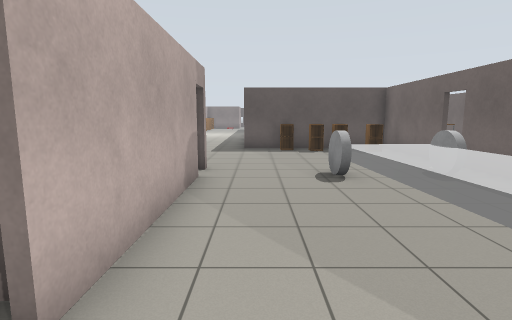
view 1 (above)

24 first-person views from a walk through a robot-simulator world made for Gazebo. The camera is 1.3 m above the floor, tilts 8° down and sees 80° across. The floor is counted in squares, 1 m on a side. Each view is taken from the middle of a square. On the plan, view 1 faces up. The plan holds only what a view shows up to about 14 squares ahead; the rest is blank. Gazebo's built-in surfaces are drawn with simple patterns.

view 2
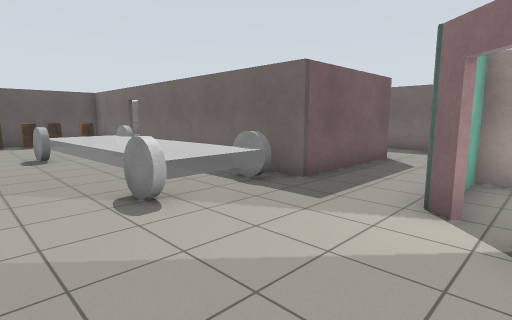

view 3
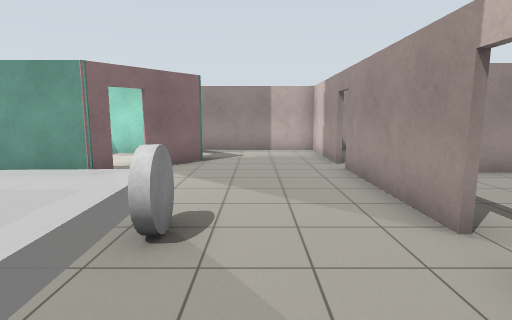

view 4
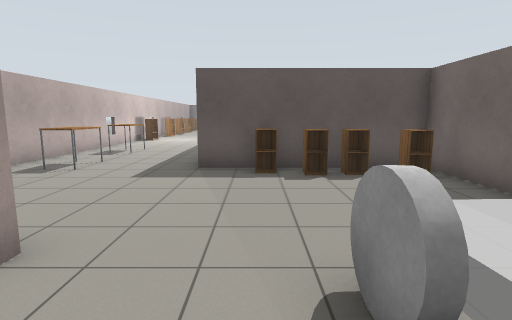

view 5
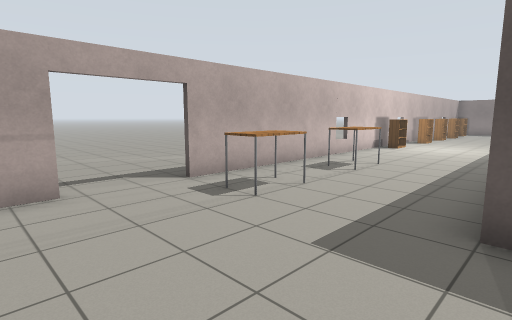

view 6
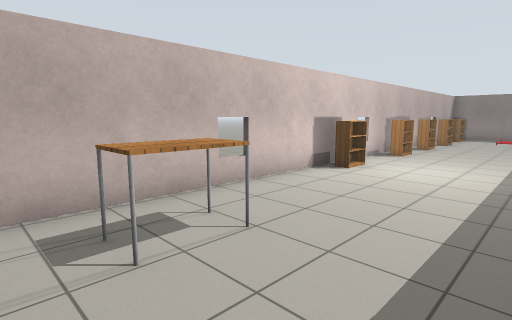

view 7
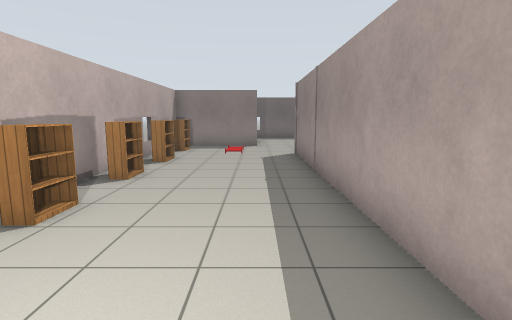

view 8
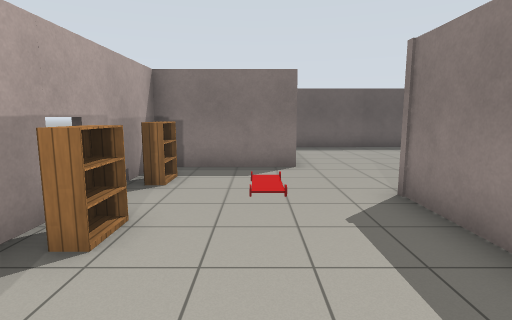

view 9
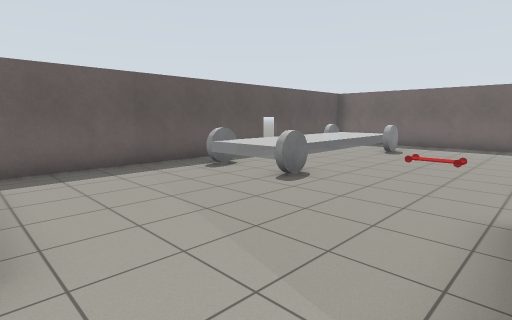

view 10
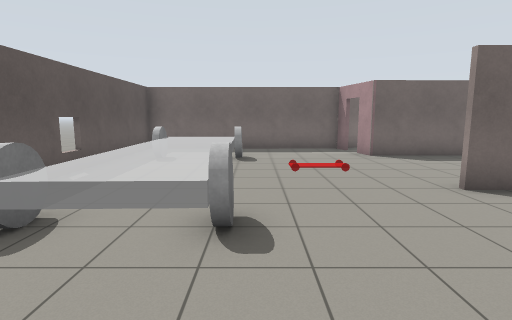

view 11
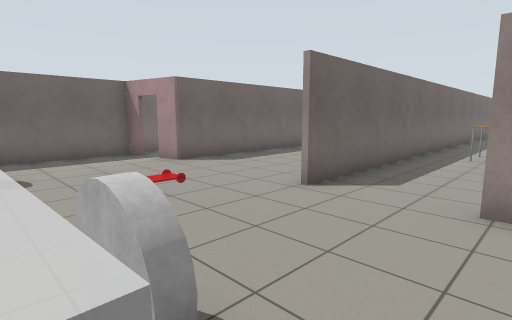

view 12
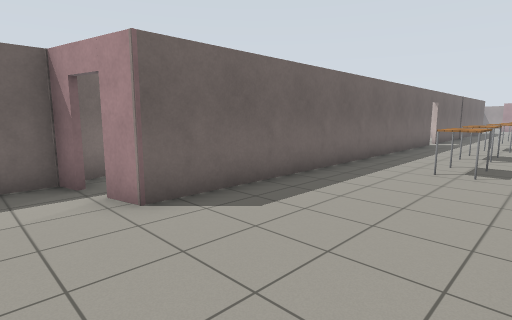

view 13
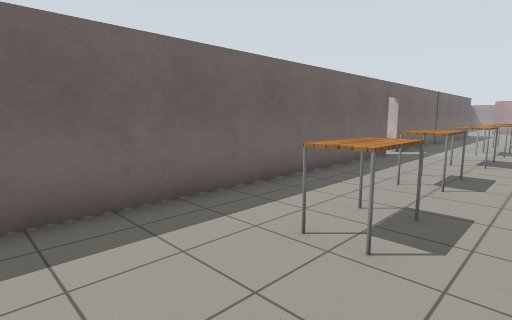

view 14
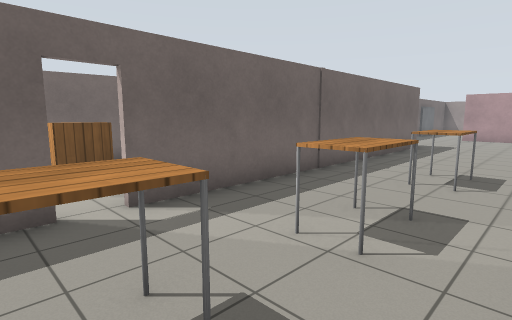

view 15
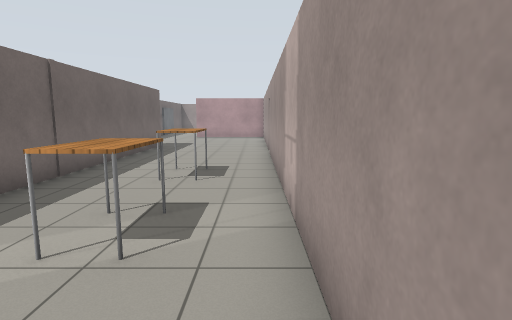

view 16
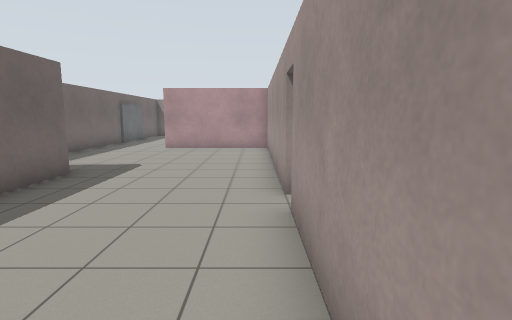

view 17
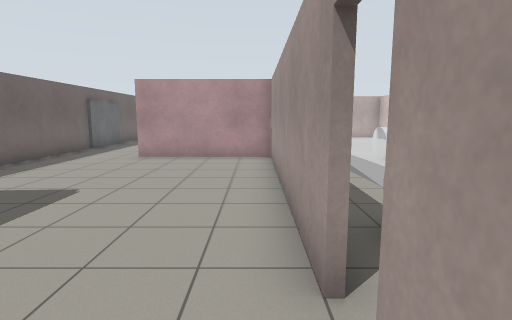

view 18
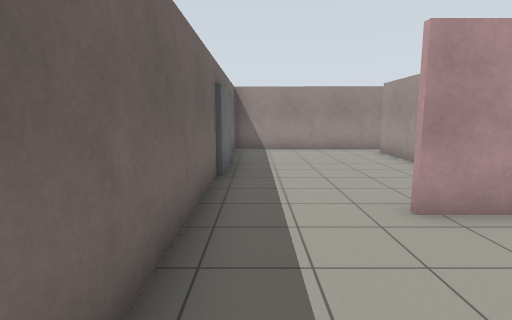

view 19
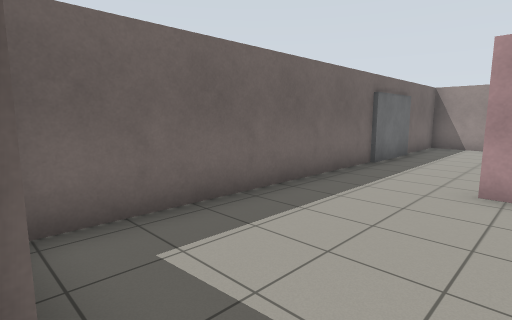

view 20
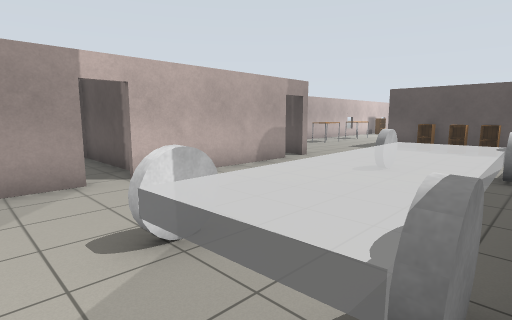

view 21
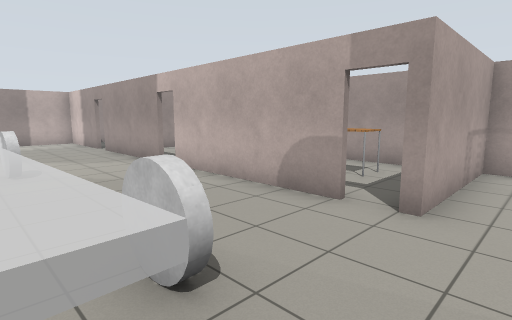

view 22
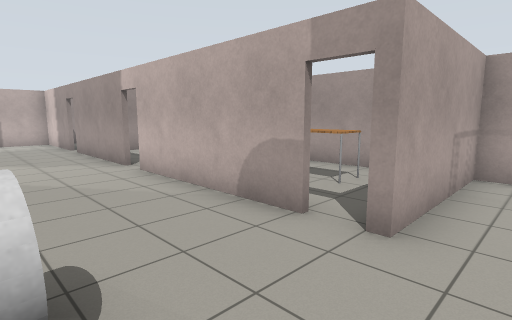

view 23
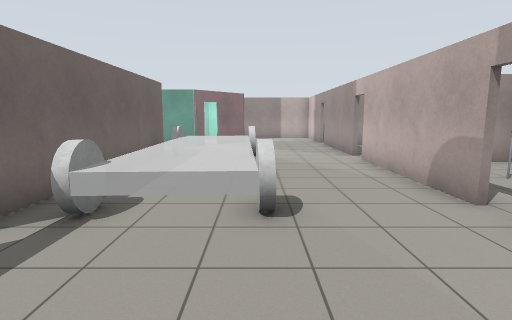

view 24
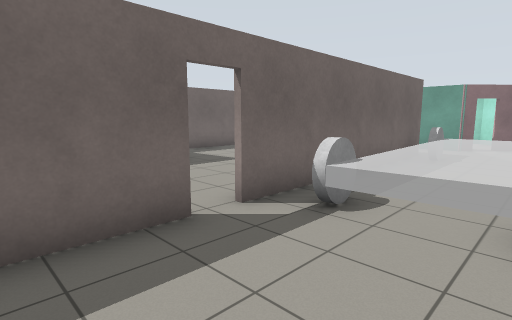

### Floor plan
Key: @ floor where view 1 was taken; # wall or solid block; . floor; / step, stairs or slope; D open door; = window, fence, low wall or low ledge; T table; C cabinet; A cart; B bookshelf; L door leaf.
Columns run from 7 left of view 1 to 16 right of it. Each row starts with its distance up from view 1.
 41       ########=######
 40       ....AA    AA..#
 39       ....        ..#
 38       ....AA    AA..#
 37       ..............#
 36  #####......... ....#
 35  #..................#
 34  #B./...............#
 33  #../.####..#....#DD#
 32  #....#   ..#....#  #
 31  #B...#   ..#....#
 30  #....#   ..#....#
 29  #B...#    .#....#
 28  #.... #   .#....#
 27  #.... #  TT#.TT.#
 26  #B... #  TT#.TT.#
 25  #.... #   .#....#
 24  #.... #   .#..T.#
 23  #B...     .# .T.#
 22  #B...     .# ...#
 21  #....      # ...#
 20  #....      #..T.#
 19  =....      # .T.D B
 18  #....      #....##B   #
 17  #.T..      #.TT.#     #
 16  #.T..      #.TT.#     #
 15  #.....     #....#
 14  #.T...     #..T.#
 13 .#.T...######.TT.#
 12 .D......CCC.C....#
 11 .D..........#....#
 10 .#..........#....#
  9  #..........D....#
  8  #####......DD...#
  7  # ...D..A A#....#
  6  #.T..#..A A#....####
  5  #.T..#..   #.......#
  4  #... #..   #.......#
  3  #..  #..   #.......#
  2  ######..   #.......#
  1     ..D..A AA.......#
  0     ..#@.A  #####...#
 -1     ..#.............#
 -2    .. #.............#
 -3   #####....D###.....#
 -4       D...#D# #.....L
 -5      .#...##  #.....#
 -6      .#...DD  #.....#
 -7      .#....####.....#
 -8     ########  #######

Positions as (right, up) in squares from view 1, and headings:
1: (0, 0), facing up
2: (0, -4), facing up-right
3: (1, 4), facing down
4: (1, 5), facing up
5: (0, 9), facing up-left
6: (-1, 15), facing up-left
7: (-2, 22), facing up
8: (-3, 28), facing up
9: (-2, 33), facing up-right
10: (0, 37), facing right
11: (2, 38), facing down-right
12: (6, 35), facing down-right
13: (6, 30), facing down-right
14: (6, 20), facing down-right
15: (6, 20), facing down
16: (6, 13), facing down
17: (6, 10), facing down
18: (12, 4), facing down
19: (9, 6), facing down-right
20: (5, -1), facing up-left
21: (3, 9), facing down-left
22: (2, 9), facing down-left
23: (2, 11), facing down
24: (2, 11), facing down-right
